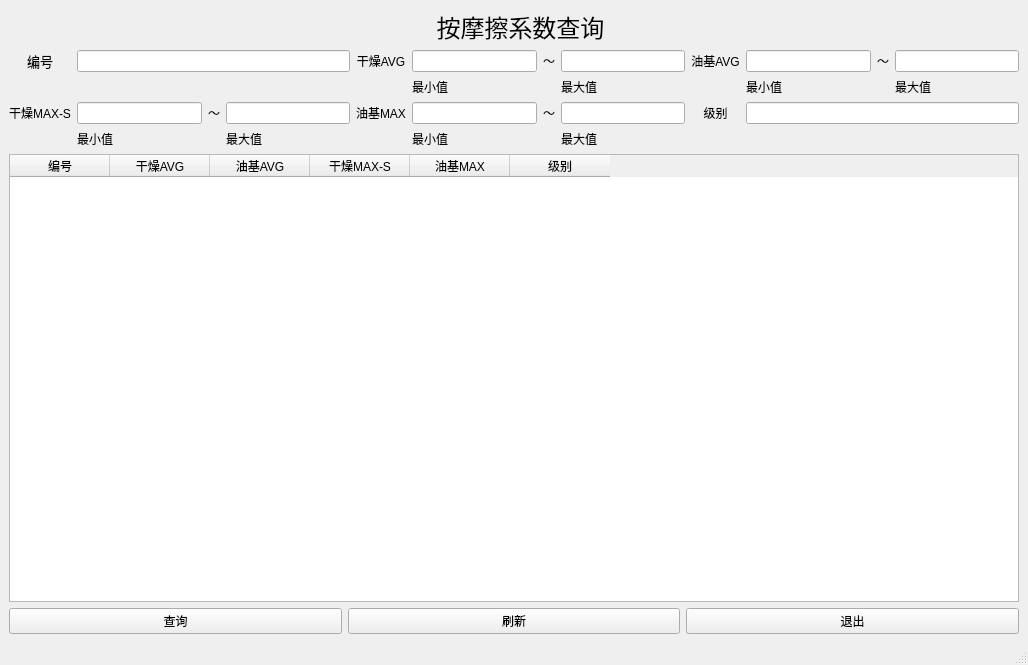
<?xml version="1.0" encoding="UTF-8"?>
<ui version="4.0">
 <class>MainWindow</class>
 <widget class="QMainWindow" name="MainWindow">
  <property name="geometry">
   <rect>
    <x>0</x>
    <y>0</y>
    <width>1028</width>
    <height>665</height>
   </rect>
  </property>
  <property name="windowTitle">
   <string>MainWindow</string>
  </property>
  <widget class="QWidget" name="centralwidget">
   <layout class="QGridLayout" name="gridLayout_2">
    <item row="0" column="0">
     <layout class="QGridLayout" name="gridLayout">
      <item row="0" column="4" colspan="4">
       <widget class="QLabel" name="label">
        <property name="text">
         <string>&lt;html&gt;&lt;head/&gt;&lt;body&gt;&lt;p align=&quot;center&quot;&gt;&lt;span style=&quot; font-size:18pt;&quot;&gt;按摩擦系数查询&lt;/span&gt;&lt;/p&gt;&lt;/body&gt;&lt;/html&gt;</string>
        </property>
       </widget>
      </item>
      <item row="1" column="0">
       <widget class="QLabel" name="label_2">
        <property name="text">
         <string>&lt;html&gt;&lt;head/&gt;&lt;body&gt;&lt;p align=&quot;center&quot;&gt;&lt;span style=&quot; font-size:10pt;&quot;&gt;编号&lt;/span&gt;&lt;/p&gt;&lt;/body&gt;&lt;/html&gt;</string>
        </property>
       </widget>
      </item>
      <item row="1" column="1" colspan="3">
       <widget class="QLineEdit" name="inbh"/>
      </item>
      <item row="1" column="4">
       <widget class="QLabel" name="label_7">
        <property name="text">
         <string>&lt;html&gt;&lt;head/&gt;&lt;body&gt;&lt;p align=&quot;center&quot;&gt;干燥AVG&lt;/p&gt;&lt;/body&gt;&lt;/html&gt;</string>
        </property>
       </widget>
      </item>
      <item row="1" column="5">
       <widget class="QLineEdit" name="ingzavg_min"/>
      </item>
      <item row="1" column="6">
       <widget class="QLabel" name="label_19">
        <property name="text">
         <string>～</string>
        </property>
       </widget>
      </item>
      <item row="1" column="7">
       <widget class="QLineEdit" name="ingzavg_max"/>
      </item>
      <item row="1" column="8">
       <widget class="QLabel" name="label_4">
        <property name="text">
         <string>&lt;html&gt;&lt;head/&gt;&lt;body&gt;&lt;p align=&quot;center&quot;&gt;油基AVG&lt;/p&gt;&lt;/body&gt;&lt;/html&gt;</string>
        </property>
       </widget>
      </item>
      <item row="1" column="9">
       <widget class="QLineEdit" name="inyjavg_min"/>
      </item>
      <item row="1" column="10">
       <widget class="QLabel" name="label_8">
        <property name="text">
         <string>～</string>
        </property>
       </widget>
      </item>
      <item row="1" column="11">
       <widget class="QLineEdit" name="inyjavg_max"/>
      </item>
      <item row="2" column="5">
       <widget class="QLabel" name="label_17">
        <property name="text">
         <string>最小值</string>
        </property>
       </widget>
      </item>
      <item row="2" column="7">
       <widget class="QLabel" name="label_18">
        <property name="text">
         <string>最大值</string>
        </property>
       </widget>
      </item>
      <item row="2" column="9">
       <widget class="QLabel" name="label_9">
        <property name="text">
         <string>最小值</string>
        </property>
       </widget>
      </item>
      <item row="2" column="11">
       <widget class="QLabel" name="label_10">
        <property name="text">
         <string>最大值</string>
        </property>
       </widget>
      </item>
      <item row="3" column="0">
       <widget class="QLabel" name="label_5">
        <property name="text">
         <string>&lt;html&gt;&lt;head/&gt;&lt;body&gt;&lt;p align=&quot;center&quot;&gt;干燥MAX-S&lt;/p&gt;&lt;/body&gt;&lt;/html&gt;</string>
        </property>
       </widget>
      </item>
      <item row="3" column="1">
       <widget class="QLineEdit" name="ingzmax_min"/>
      </item>
      <item row="3" column="2">
       <widget class="QLabel" name="label_13">
        <property name="text">
         <string>～</string>
        </property>
       </widget>
      </item>
      <item row="3" column="3">
       <widget class="QLineEdit" name="ingzmax_max"/>
      </item>
      <item row="3" column="4">
       <widget class="QLabel" name="label_6">
        <property name="text">
         <string>&lt;html&gt;&lt;head/&gt;&lt;body&gt;&lt;p align=&quot;center&quot;&gt;油基MAX&lt;/p&gt;&lt;/body&gt;&lt;/html&gt;</string>
        </property>
       </widget>
      </item>
      <item row="3" column="5">
       <widget class="QLineEdit" name="injymax_min"/>
      </item>
      <item row="3" column="6">
       <widget class="QLabel" name="label_16">
        <property name="text">
         <string>～</string>
        </property>
       </widget>
      </item>
      <item row="3" column="7">
       <widget class="QLineEdit" name="inyjmax_max"/>
      </item>
      <item row="3" column="8">
       <widget class="QLabel" name="label_3">
        <property name="text">
         <string>&lt;html&gt;&lt;head/&gt;&lt;body&gt;&lt;p align=&quot;center&quot;&gt;级别&lt;/p&gt;&lt;/body&gt;&lt;/html&gt;</string>
        </property>
       </widget>
      </item>
      <item row="3" column="9" colspan="3">
       <widget class="QLineEdit" name="injb"/>
      </item>
      <item row="4" column="1">
       <widget class="QLabel" name="label_11">
        <property name="text">
         <string>最小值</string>
        </property>
       </widget>
      </item>
      <item row="4" column="3">
       <widget class="QLabel" name="label_12">
        <property name="text">
         <string>最大值</string>
        </property>
       </widget>
      </item>
      <item row="4" column="5">
       <widget class="QLabel" name="label_14">
        <property name="text">
         <string>最小值</string>
        </property>
       </widget>
      </item>
      <item row="4" column="7">
       <widget class="QLabel" name="label_15">
        <property name="text">
         <string>最大值</string>
        </property>
       </widget>
      </item>
      <item row="5" column="0" colspan="12">
       <widget class="QTableWidget" name="tableWidget">
        <column>
         <property name="text">
          <string>编号</string>
         </property>
        </column>
        <column>
         <property name="text">
          <string>干燥AVG</string>
         </property>
        </column>
        <column>
         <property name="text">
          <string>油基AVG</string>
         </property>
        </column>
        <column>
         <property name="text">
          <string>干燥MAX-S</string>
         </property>
        </column>
        <column>
         <property name="text">
          <string>油基MAX</string>
         </property>
        </column>
        <column>
         <property name="text">
          <string>级别</string>
         </property>
        </column>
       </widget>
      </item>
     </layout>
    </item>
    <item row="1" column="0">
     <layout class="QHBoxLayout" name="horizontalLayout">
      <item>
       <widget class="QPushButton" name="pushButton_go">
        <property name="maximumSize">
         <size>
          <width>645</width>
          <height>16777215</height>
         </size>
        </property>
        <property name="text">
         <string>查询</string>
        </property>
       </widget>
      </item>
      <item>
       <widget class="QPushButton" name="pushButton_new">
        <property name="text">
         <string>刷新</string>
        </property>
       </widget>
      </item>
      <item>
       <widget class="QPushButton" name="pushButton_exit">
        <property name="maximumSize">
         <size>
          <width>645</width>
          <height>16777215</height>
         </size>
        </property>
        <property name="text">
         <string>退出</string>
        </property>
       </widget>
      </item>
     </layout>
    </item>
   </layout>
  </widget>
  <widget class="QMenuBar" name="menubar">
   <property name="geometry">
    <rect>
     <x>0</x>
     <y>0</y>
     <width>1028</width>
     <height>34</height>
    </rect>
   </property>
  </widget>
  <widget class="QStatusBar" name="statusbar"/>
 </widget>
 <resources/>
 <connections/>
</ui>
